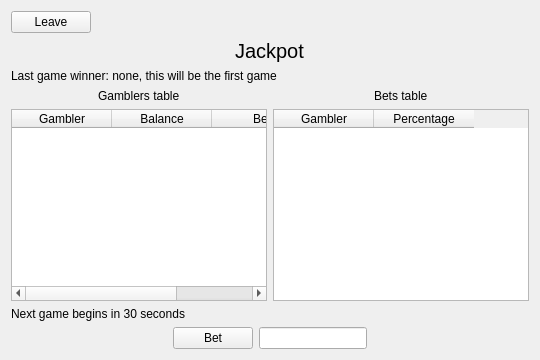
    <widget class="QWidget" name="pageJackpot">
     <layout class="QVBoxLayout" name="verticalLayout_35">
      <item>
       <layout class="QHBoxLayout" name="horizontalLayout_40">
        <item>
         <widget class="QPushButton" name="buttonLeaveJackpot">
          <property name="text">
           <string>Leave</string>
          </property>
         </widget>
        </item>
        <item>
         <spacer name="horizontalSpacer_19">
          <property name="orientation">
           <enum>Qt::Horizontal</enum>
          </property>
          <property name="sizeHint" stdset="0">
           <size>
            <width>40</width>
            <height>20</height>
           </size>
          </property>
         </spacer>
        </item>
       </layout>
      </item>
      <item alignment="Qt::AlignHCenter">
       <widget class="QLabel" name="label_9">
        <property name="font">
         <font>
          <pointsize>15</pointsize>
         </font>
        </property>
        <property name="text">
         <string>Jackpot</string>
        </property>
       </widget>
      </item>
      <item>
       <widget class="QLabel" name="labelLastResultsJackpot">
        <property name="text">
         <string>Last game winner: none, this will be the first game</string>
        </property>
       </widget>
      </item>
      <item>
       <layout class="QHBoxLayout" name="horizontalLayout_37">
        <item>
         <layout class="QVBoxLayout" name="verticalLayout_33">
          <item alignment="Qt::AlignHCenter">
           <widget class="QLabel" name="label_7">
            <property name="text">
             <string>Gamblers table</string>
            </property>
           </widget>
          </item>
          <item>
           <widget class="QTableWidget" name="tableGamblersJackpot">
            <column>
             <property name="text">
              <string>Gambler</string>
             </property>
            </column>
            <column>
             <property name="text">
              <string>Balance</string>
             </property>
            </column>
            <column>
             <property name="text">
              <string>Bet</string>
             </property>
            </column>
           </widget>
          </item>
         </layout>
        </item>
        <item>
         <layout class="QVBoxLayout" name="verticalLayout_34">
          <item alignment="Qt::AlignHCenter">
           <widget class="QLabel" name="label_8">
            <property name="text">
             <string>Bets table</string>
            </property>
           </widget>
          </item>
          <item>
           <widget class="QTableWidget" name="tableBetsJackpot">
            <column>
             <property name="text">
              <string>Gambler</string>
             </property>
            </column>
            <column>
             <property name="text">
              <string>Percentage</string>
             </property>
            </column>
           </widget>
          </item>
         </layout>
        </item>
       </layout>
      </item>
      <item>
       <widget class="QLabel" name="labelCountdownJackpot">
        <property name="text">
         <string>Next game begins in 30 seconds</string>
        </property>
       </widget>
      </item>
      <item>
       <layout class="QHBoxLayout" name="horizontalLayout_38">
        <item>
         <spacer name="horizontalSpacer_17">
          <property name="orientation">
           <enum>Qt::Horizontal</enum>
          </property>
          <property name="sizeHint" stdset="0">
           <size>
            <width>40</width>
            <height>20</height>
           </size>
          </property>
         </spacer>
        </item>
        <item>
         <layout class="QHBoxLayout" name="horizontalLayout_39">
          <item>
           <widget class="QPushButton" name="buttonBetJackpot">
            <property name="text">
             <string>Bet</string>
            </property>
           </widget>
          </item>
          <item>
           <widget class="QLineEdit" name="lineEditBetJackpot">
            <property name="sizePolicy">
             <sizepolicy hsizetype="Minimum" vsizetype="Fixed">
              <horstretch>0</horstretch>
              <verstretch>0</verstretch>
             </sizepolicy>
            </property>
           </widget>
          </item>
         </layout>
        </item>
        <item>
         <spacer name="horizontalSpacer_18">
          <property name="orientation">
           <enum>Qt::Horizontal</enum>
          </property>
          <property name="sizeHint" stdset="0">
           <size>
            <width>40</width>
            <height>20</height>
           </size>
          </property>
         </spacer>
        </item>
       </layout>
      </item>
     </layout>
    </widget>
